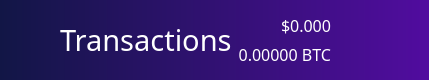
          <widget class="QFrame" name="NavBar">
           <property name="sizePolicy">
            <sizepolicy hsizetype="Preferred" vsizetype="Preferred">
             <horstretch>0</horstretch>
             <verstretch>0</verstretch>
            </sizepolicy>
           </property>
           <property name="minimumSize">
            <size>
             <width>0</width>
             <height>80</height>
            </size>
           </property>
           <property name="maximumSize">
            <size>
             <width>16777215</width>
             <height>80</height>
            </size>
           </property>
           <property name="layoutDirection">
            <enum>Qt::LeftToRight</enum>
           </property>
           <property name="autoFillBackground">
            <bool>false</bool>
           </property>
           <property name="styleSheet">
            <string notr="true">background: QLinearGradient(x1: 0, y1: 0, x2: 1, y2: 0, stop: 0 #121646, stop: 1 #510c9f);
border:0;
</string>
           </property>
           <property name="frameShape">
            <enum>QFrame::StyledPanel</enum>
           </property>
           <property name="frameShadow">
            <enum>QFrame::Raised</enum>
           </property>
           <layout class="QHBoxLayout" name="horizontalLayout_3">
            <property name="spacing">
             <number>6</number>
            </property>
            <property name="leftMargin">
             <number>60</number>
            </property>
            <property name="topMargin">
             <number>0</number>
            </property>
            <property name="rightMargin">
             <number>60</number>
            </property>
            <property name="bottomMargin">
             <number>0</number>
            </property>
            <item>
             <widget class="QLabel" name="label_2">
              <property name="sizePolicy">
               <sizepolicy hsizetype="Preferred" vsizetype="Preferred">
                <horstretch>0</horstretch>
                <verstretch>0</verstretch>
               </sizepolicy>
              </property>
              <property name="font">
               <font>
                <family>LibercoinLight</family>
                <pointsize>22</pointsize>
                <weight>50</weight>
                <bold>false</bold>
               </font>
              </property>
              <property name="autoFillBackground">
               <bool>false</bool>
              </property>
              <property name="styleSheet">
               <string notr="true">color:white;
background-color: rgba(255, 255, 255,0);</string>
              </property>
              <property name="text">
               <string>Transactions</string>
              </property>
              <property name="indent">
               <number>0</number>
              </property>
             </widget>
            </item>
            <item>
             <layout class="QVBoxLayout" name="verticalLayout_5">
              <item>
               <widget class="QLabel" name="priceUSD">
                <property name="font">
                 <font>
                  <family>LibercoinMedium</family>
                  <pointsize>12</pointsize>
                  <weight>50</weight>
                  <bold>false</bold>
                 </font>
                </property>
                <property name="styleSheet">
                 <string notr="true">background-color: rgb(0,0,0,0);
color: white;</string>
                </property>
                <property name="text">
                 <string>$0.000</string>
                </property>
                <property name="alignment">
                 <set>Qt::AlignBottom|Qt::AlignRight|Qt::AlignTrailing</set>
                </property>
               </widget>
              </item>
              <item>
               <widget class="QLabel" name="priceBTC">
                <property name="font">
                 <font>
                  <family>LibercoinLight</family>
                  <pointsize>12</pointsize>
                  <weight>50</weight>
                  <bold>false</bold>
                 </font>
                </property>
                <property name="styleSheet">
                 <string notr="true">background-color: rgb(0,0,0,0);
color: white;</string>
                </property>
                <property name="text">
                 <string>0.00000 BTC</string>
                </property>
                <property name="alignment">
                 <set>Qt::AlignRight|Qt::AlignTop|Qt::AlignTrailing</set>
                </property>
               </widget>
              </item>
             </layout>
            </item>
            <item>
             <widget class="QPushButton" name="pushButton">
              <property name="maximumSize">
               <size>
                <width>50</width>
                <height>80</height>
               </size>
              </property>
              <property name="styleSheet">
               <string notr="true">background: rgb(0,0,0,0);</string>
              </property>
              <property name="text">
               <string/>
              </property>
              <property name="icon">
               <iconset resource="../bitcoin.qrc">
                <normaloff>:/icons/Exports_45</normaloff>:/icons/Exports_45</iconset>
              </property>
              <property name="iconSize">
               <size>
                <width>70</width>
                <height>70</height>
               </size>
              </property>
             </widget>
            </item>
           </layout>
          </widget>
